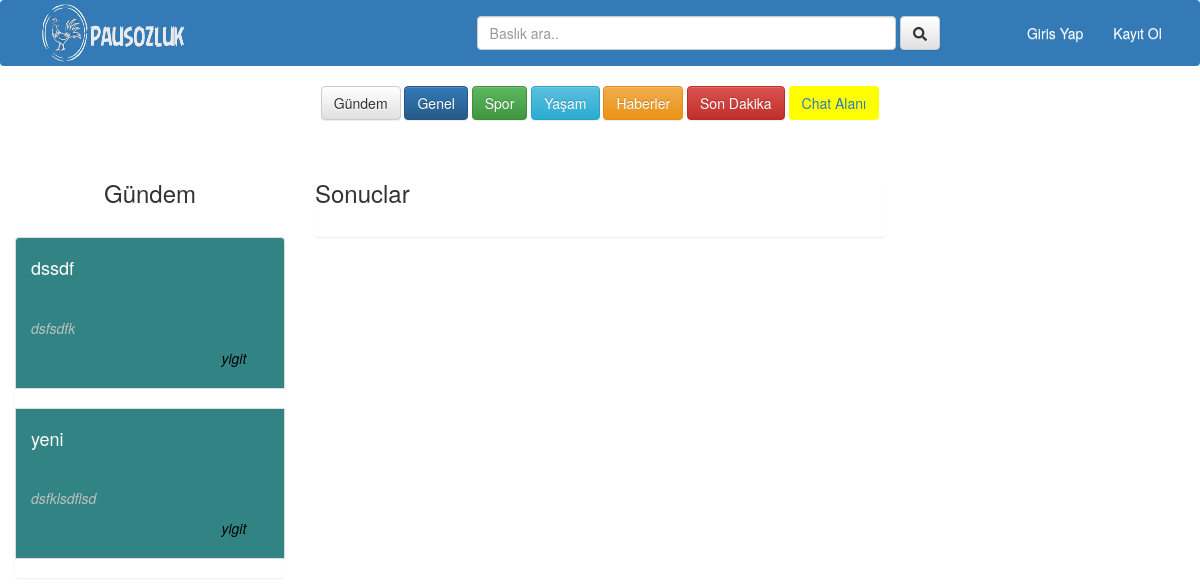
Screenshot of /search.php with the database file from the repository.
### tables this page shows
CREATE TABLE `BASLIK` (
  `ID` int(11) NOT NULL,
  `BASLIK` varchar(255) NOT NULL,
  `BASLIK_ICERIK` text NOT NULL,
  `YAZAR_ID` int(11) NOT NULL,
  `YAZAR_AD` varchar(200) NOT NULL,
  `TARIH` date NOT NULL,
  `STAR` int(11) NOT NULL DEFAULT '0',
  `ETIKET` varchar(100) NOT NULL
);

### search.php (the view, shortened to what this page needs)
<!DOCTYPE html>
<html>
<head>
	<link rel="stylesheet" href="https://maxcdn.bootstrapcdn.com/bootstrap/3.3.7/css/bootstrap.min.css">
	<link rel="stylesheet" href="https://maxcdn.bootstrapcdn.com/bootstrap/3.3.7/css/bootstrap-theme.min.css">
	<link rel="stylesheet" type="text/css" href="css/content.css">
</head>
<body>
	<?php include 'header.php'; include('connect.php'); include('functions.php'); ?><br><br>
<div style="overflow: scroll;" class="col-md-3">
  <div style="text-align: center;"><h3>Gündem</h3></div><br>
  <ul class="list-group">
    <?php
    $queOriginal="gündem";
    $query="SELECT * FROM BASLIK WHERE ETIKET=:etiket ORDER BY ID DESC";
    $stmt=$db->prepare($query);
    $stmt->execute(array('etiket'=>$queOriginal));
    if ($stmt->rowCount()<1) {
      echo '<b style="text-align:center;">Görüntülenebilecek icerik yok.</b>';
    }
    else
    {
     while ($row=$stmt->fetch())
     {
      ?>
      <li class="list-group-item bg-durum"><a href="icerik.php?icerik=<?php echo $row['ID'] ?>">
        <p style="color:white;"><h4 style="color:white;"><?php echo $row["BASLIK"];  ?></h4><br></p></a>
        <p style="color:#c0c0c0;"><i><?php echo substr($row["BASLIK_ICERIK"],0,250); ?></i></p>
        <p style="color:black; margin-left:80%;"><i><?php echo $row["YAZAR_AD"] ; ?></i></p>
      </li><br>
      <?php
    }
  }
  ?>
</ul>
</div>
	<div class="container col-md-6">
		<ul class="list-group"><h3>Sonuclar</h3><br>
		</ul>
	</div>
</body>
</html>

### css/content.css (style rules this page uses)
body { overflow-x:hidden; }
.bg-durum { background-color: #328484; }

### rows the page displays
baslik: BASLIK "dssdf", BASLIK_ICERIK "dsfsdfk", YAZAR_AD "yigit"
baslik: BASLIK "yeni", BASLIK_ICERIK "dsfklsdflsd", YAZAR_AD "yigit"
